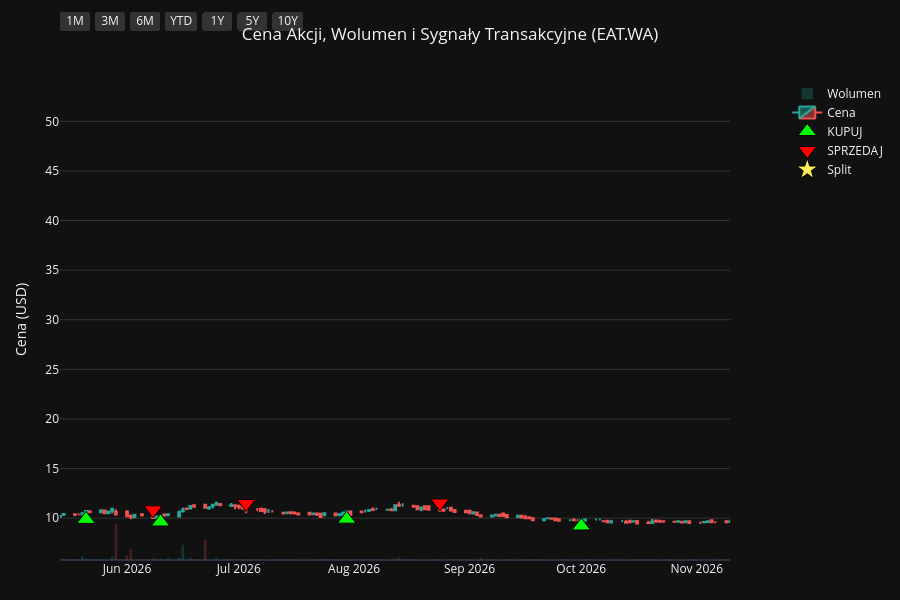
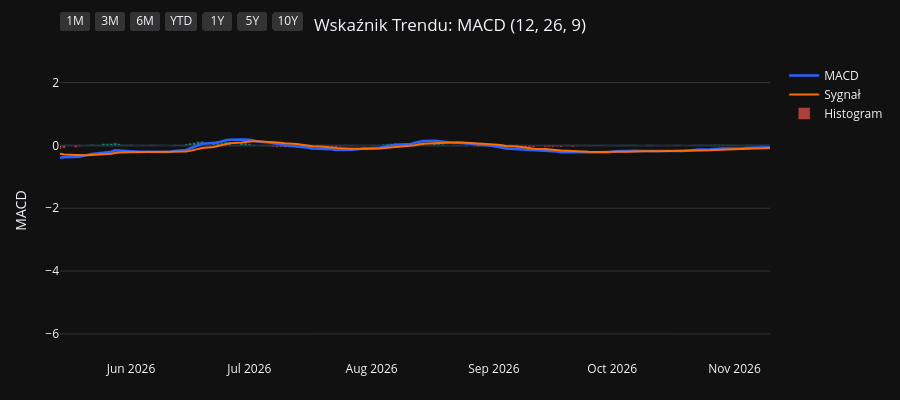
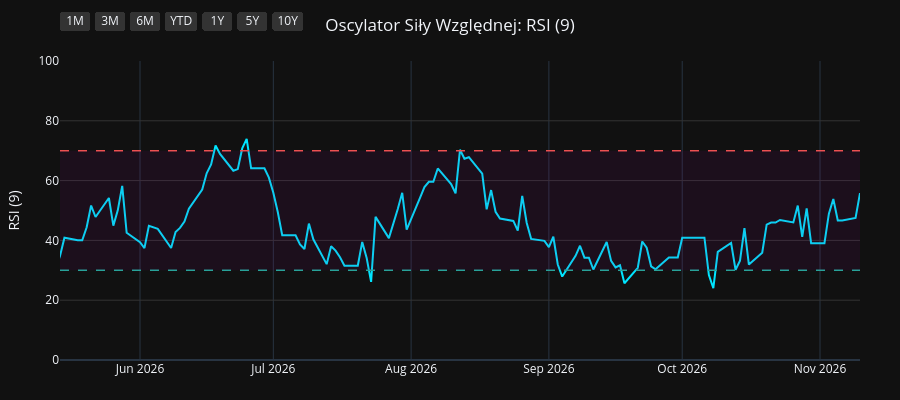
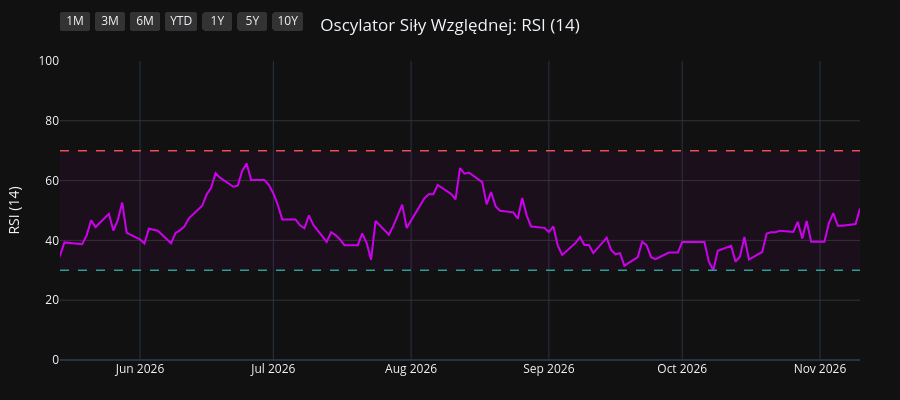

Notebook cell for these charts, in order:
### Code cell
import os
import yfinance as yf
import pandas as pd
import pandas_ta as ta
import plotly.graph_objects as go
from plotly.subplots import make_subplots

# 1. Pobranie i przygotowanie danych
symbol = os.environ.get("STOCK_TICKER", "").strip().upper()
if not symbol:
    raise RuntimeError("Set STOCK_TICKER before running price_extractor.ipynb")
df = yf.Ticker(symbol).history(period="10y")
df.index = df.index.tz_localize(None)

# Wskaźniki i sygnały
df.ta.macd(fast=12, slow=26, signal=9, append=True)
df.ta.rsi(length=9, append=True)
df.ta.rsi(length=14, append=True)
df.ta.rsi(length=21, append=True)
df.dropna(inplace=True)

macd = df['MACD_12_26_9']
signal = df['MACDs_12_26_9']
wczorajszy_macd = macd.shift(1)
wczorajszy_signal = signal.shift(1)

df['Decyzja'] = 'BRAK'
df.loc[(macd > signal) & (wczorajszy_macd <= wczorajszy_signal), 'Decyzja'] = 'KUPUJ'
df.loc[(macd < signal) & (wczorajszy_macd >= wczorajszy_signal), 'Decyzja'] = 'SPRZEDAJ'

df_kupuj = df[df['Decyzja'] == 'KUPUJ']
df_sprzedaj = df[df['Decyzja'] == 'SPRZEDAJ']
df_dywidendy = df[df['Dividends'] > 0]
df_splity = df[df['Stock Splits'] > 0]

# Wspólna konfiguracja osi X
konfiguracja_osi_x = dict(
    type="date",
    showspikes=True, spikemode="across", spikesnap="cursor", spikedash="dot", spikecolor="#ffffff", spikethickness=1, hoverformat="%Y-%m-%d",
    rangeselector=dict(
        buttons=list([
            dict(count=1, label="1M", step="month", stepmode="backward"),
            dict(count=3, label="3M", step="month", stepmode="backward"),
            dict(count=6, label="6M", step="month", stepmode="backward"),
            dict(count=1, label="YTD", step="year", stepmode="todate"),
            dict(count=1, label="1Y", step="year", stepmode="backward"),
            dict(count=5, label="5Y", step="year", stepmode="backward"),
            dict(step="all", label="10Y")
        ]),
        bgcolor="#333333", activecolor="#2962ff", x=0, y=1.1
    )
)

# ==========================================
# WYKRES 1: CENA + WOLUMEN + SYGNAŁY
# ==========================================
fig1 = make_subplots(specs=[[{"secondary_y": True}]])

kolory_wolumenu = ['#26a69a' if row['Close'] >= row['Open'] else '#ef5350' for index, row in df.iterrows()]
fig1.add_trace(go.Bar(x=df.index, y=df['Volume'], marker_color=kolory_wolumenu, opacity=0.25, name='Wolumen'), secondary_y=True)
fig1.add_trace(go.Candlestick(x=df.index, open=df['Open'], high=df['High'], low=df['Low'], close=df['Close'], name='Cena', increasing_line_color='#26a69a', decreasing_line_color='#ef5350'), secondary_y=False)
fig1.add_trace(go.Scatter(x=df_kupuj.index, y=df_kupuj['Low'] * 0.95, customdata=df_kupuj[['Low', 'High']], mode='markers', marker=dict(symbol='triangle-up', size=16, color='#00ff00', line=dict(width=1, color='black')), name='KUPUJ', hovertemplate='KUPUJ<br>Najniższa: %{customdata[0]:.2f}<br>Najwyższa: %{customdata[1]:.2f}<extra></extra>'), secondary_y=False)
fig1.add_trace(go.Scatter(x=df_sprzedaj.index, y=df_sprzedaj['High'] * 1.05, customdata=df_sprzedaj[['Low', 'High']], mode='markers', marker=dict(symbol='triangle-down', size=16, color='#ff0000', line=dict(width=1, color='black')), name='SPRZEDAJ', hovertemplate='SPRZEDAJ<br>Najniższa: %{customdata[0]:.2f}<br>Najwyższa: %{customdata[1]:.2f}<extra></extra>'), secondary_y=False)

if not df_dywidendy.empty:
    fig1.add_trace(go.Scatter(x=df_dywidendy.index, y=df_dywidendy['Low'] * 0.90, mode='markers+text', marker=dict(symbol='circle', size=12, color='#29b6f6', line=dict(width=1, color='white')), text=df_dywidendy['Dividends'].apply(lambda x: f"{x}$"), textposition="bottom center", name='Dywidenda', showlegend=False, hovertemplate='Dywidenda: %{text}<extra></extra>', textfont=dict(color="#29b6f6")), secondary_y=False)
if not df_splity.empty:
                    fig1.add_trace(go.Scatter(x=df_splity.index, y=df_splity['High'], mode='markers+text', marker=dict(symbol='star', size=16, color='#ffee58', line=dict(width=1, color='black')), text=df_splity['Stock Splits'].apply(lambda x: f"{x:g}:1" if x >= 1 else f"1:{1 / x:g}"), textposition="top center", name='Split', hovertemplate='%{text}<extra></extra>', textfont=dict(color="#ffee58")), secondary_y=False)

fig1.update_layout(title=dict(text=f"Cena Akcji, Wolumen i Sygnały Transakcyjne ({symbol})", x=0.5, xanchor='center'), dragmode='pan', xaxis_rangeslider_visible=False, template='plotly_dark', height=600, hovermode='x unified', margin=dict(l=60, r=40, t=60, b=40))
fig1.update_xaxes(**konfiguracja_osi_x)
fig1.update_xaxes(range=[df.index.max() - pd.Timedelta(days=180), df.index.max()])
fig1.update_yaxes(title_text="Cena (USD)", secondary_y=False, gridcolor='#333333')
fig1.update_yaxes(range=[0, df['Volume'].max() * 4], showgrid=False, showticklabels=False, secondary_y=True)
fig1.show(config={'scrollZoom': True})

# ==========================================
# WYKRES 2: WSKAŹNIK MACD
# ==========================================
fig2 = go.Figure()
fig2.add_trace(go.Scatter(x=df.index, y=df['MACD_12_26_9'], line=dict(color='#2962ff', width=2.5), name='MACD'))
fig2.add_trace(go.Scatter(x=df.index, y=df['MACDs_12_26_9'], line=dict(color='#ff6d00', width=2), name='Sygnał'))
kolory_macd = ['#26a69a' if val >= 0 else '#ef5350' for val in df['MACDh_12_26_9']]
fig2.add_trace(go.Bar(x=df.index, y=df['MACDh_12_26_9'], marker_color=kolory_macd, name='Histogram', opacity=0.7))
fig2.update_layout(title=dict(text="Wskaźnik Trendu: MACD (12, 26, 9)", x=0.5, xanchor='center'), dragmode='pan', xaxis_rangeslider_visible=False, template='plotly_dark', height=400, hovermode='x unified', margin=dict(l=60, r=40, t=60, b=40))
fig2.update_xaxes(**konfiguracja_osi_x)
fig2.update_xaxes(range=[df.index.max() - pd.Timedelta(days=180), df.index.max()])
fig2.update_yaxes(title_text="MACD", gridcolor='#333333')
fig2.show(config={'scrollZoom': True})

# ==========================================
# WYKRES 3: OSCYLATOR RSI (9)
# ==========================================
fig3 = go.Figure()
fig3.add_trace(go.Scatter(x=df.index, y=df['RSI_9'], line=dict(color='#00e5ff', width=2), name='RSI (9)'))
fig3.add_hline(y=70, line_dash="dash", line_color="#ef5350", line_width=1.5)
fig3.add_hline(y=30, line_dash="dash", line_color="#26a69a", line_width=1.5)
fig3.add_hrect(y0=30, y1=70, line_width=0, fillcolor="purple", opacity=0.1)
fig3.update_layout(title=dict(text="Oscylator Siły Względnej: RSI (9)", x=0.5, xanchor='center'), dragmode='pan', xaxis_rangeslider_visible=False, template='plotly_dark', height=400, hovermode='x unified', margin=dict(l=60, r=40, t=60, b=40))
fig3.update_xaxes(**konfiguracja_osi_x)
fig3.update_xaxes(range=[df.index.max() - pd.Timedelta(days=180), df.index.max()])
fig3.update_yaxes(title_text="RSI (9)", range=[0, 100], gridcolor='#333333')
fig3.show(config={'scrollZoom': True})

# ==========================================
# WYKRES 4: OSCYLATOR RSI (14)
# ==========================================
fig4 = go.Figure()
fig4.add_trace(go.Scatter(x=df.index, y=df['RSI_14'], line=dict(color='#d500f9', width=2), name='RSI (14)'))
fig4.add_hline(y=70, line_dash="dash", line_color="#ef5350", line_width=1.5)
fig4.add_hline(y=30, line_dash="dash", line_color="#26a69a", line_width=1.5)
fig4.add_hrect(y0=30, y1=70, line_width=0, fillcolor="purple", opacity=0.1)
fig4.update_layout(title=dict(text="Oscylator Siły Względnej: RSI (14)", x=0.5, xanchor='center'), dragmode='pan', xaxis_rangeslider_visible=False, template='plotly_dark', height=400, hovermode='x unified', margin=dict(l=60, r=40, t=60, b=40))
fig4.update_xaxes(**konfiguracja_osi_x)
fig4.update_xaxes(range=[df.index.max() - pd.Timedelta(days=180), df.index.max()])
fig4.update_yaxes(title_text="RSI (14)", range=[0, 100], gridcolor='#333333')
fig4.show(config={'scrollZoom': True})

# ==========================================
# WYKRES 5: OSCYLATOR RSI (21)
# ==========================================
fig5 = go.Figure()
fig5.add_trace(go.Scatter(x=df.index, y=df['RSI_21'], line=dict(color='#64dd17', width=2), name='RSI (21)'))
fig5.add_hline(y=70, line_dash="dash", line_color="#ef5350", line_width=1.5)
fig5.add_hline(y=30, line_dash="dash", line_color="#26a69a", line_width=1.5)
fig5.add_hrect(y0=30, y1=70, line_width=0, fillcolor="purple", opacity=0.1)
fig5.update_layout(title=dict(text="Oscylator Siły Względnej: RSI (21)", x=0.5, xanchor='center'), dragmode='pan', xaxis_rangeslider_visible=False, template='plotly_dark', height=400, hovermode='x unified', margin=dict(l=60, r=40, t=60, b=40))
fig5.update_xaxes(**konfiguracja_osi_x)
fig5.update_xaxes(range=[df.index.max() - pd.Timedelta(days=180), df.index.max()])
fig5.update_yaxes(title_text="RSI (21)", range=[0, 100], gridcolor='#333333')
fig5.show(config={'scrollZoom': True})

### Figure 1 — Plotly figure (JSON) as saved in the notebook; plotly's stock layout.template omitted (floating-point values rounded to 4 significant figures; data arrays with more than 128 entries replaced by an {"elided": "..."} marker saying what was removed)
{"data": [{"marker": {"color": {"elided": "2506 str values"}}, "name": "Wolumen", "opacity": 0.25, "type": "bar", "x": {"elided": "2506 str values"}, "xaxis": "x", "y": {"elided": "2506 int values"}, "yaxis": "y2"}, {"close": {"elided": "2506 float values"}, "decreasing": {"line": {"color": "#ef5350"}}, "high": {"elided": "2506 float values"}, "increasing": {"line": {"color": "#26a69a"}}, "low": {"elided": "2506 float values"}, "name": "Cena", "open": {"elided": "2506 float values"}, "type": "candlestick", "x": {"elided": "2506 str values"}, "xaxis": "x", "yaxis": "y"}, {"customdata": {"elided": "97x2 float values"}, "hovertemplate": "KUPUJ<br>Najniższa: %{customdata[0]:.2f}<br>Najwyższa: %{customdata[1]:.2f}<extra></extra>", "marker": {"color": "#00ff00", "line": {"color": "black", "width": 1}, "size": 16, "symbol": "triangle-up"}, "mode": "markers", "name": "KUPUJ", "type": "scatter", "x": ["2017-01-20T00:00:00", "2017-02-22T00:00:00", "2017-03-28T00:00:00", "2017-04-12T00:00:00", "2017-04-25T00:00:00", "2017-06-01T00:00:00", "2017-07-12T00:00:00", "2017-08-22T00:00:00", "2017-09-20T00:00:00", "2017-10-30T00:00:00", "2017-12-18T00:00:00", "2018-01-23T00:00:00", "2018-02-05T00:00:00", "2018-02-22T00:00:00", "2018-03-06T00:00:00", "2018-04-06T00:00:00", "2018-05-02T00:00:00", "2018-06-25T00:00:00", "2018-07-12T00:00:00", "2018-08-08T00:00:00", "2018-09-18T00:00:00", "2018-11-07T00:00:00", "2018-12-04T00:00:00", "2018-12-31T00:00:00", "2019-01-28T00:00:00", "2019-02-26T00:00:00", "2019-04-26T00:00:00", "2019-05-27T00:00:00", "2019-07-02T00:00:00", "2019-08-27T00:00:00", "2019-10-11T00:00:00", "2019-11-01T00:00:00", "2019-11-08T00:00:00", "2019-11-29T00:00:00", "2020-01-06T00:00:00", "2020-03-31T00:00:00", "2020-05-25T00:00:00", "2020-07-20T00:00:00", "2020-08-12T00:00:00", "2020-10-05T00:00:00", "2020-11-05T00:00:00", "2020-12-09T00:00:00", "2021-01-04T00:00:00", "2021-02-05T00:00:00", "2021-03-17T00:00:00", "2021-04-09T00:00:00", "2021-05-17T00:00:00", "2021-05-28T00:00:00", "2021-07-14T00:00:00", "2021-08-25T00:00:00", "2021-10-11T00:00:00", "2021-12-21T00:00:00", "2022-02-03T00:00:00", "2022-03-18T00:00:00", "2022-05-13T00:00:00", "2022-06-28T00:00:00", "2022-07-14T00:00:00", "2022-10-11T00:00:00", "2022-10-27T00:00:00", "2022-12-12T00:00:00", "2023-01-05T00:00:00", "2023-01-26T00:00:00", "2023-03-30T00:00:00", "2023-04-27T00:00:00", "2023-06-06T00:00:00", "2023-07-12T00:00:00", "2023-09-04T00:00:00", "2023-10-11T00:00:00", "2023-12-06T00:00:00", "2024-01-11T00:00:00", "2024-01-29T00:00:00", "2024-04-10T00:00:00", "2024-04-19T00:00:00", "2024-07-10T00:00:00", "2024-07-25T00:00:00", "2024-08-14T00:00:00", "2024-09-18T00:00:00", "2024-10-21T00:00:00", "2024-11-07T00:00:00", "2025-01-27T00:00:00", "2025-03-13T00:00:00", "2025-03-24T00:00:00", "2025-04-17T00:00:00", "2025-05-28T00:00:00", "2025-06-27T00:00:00", "2025-08-12T00:00:00", "2025-09-12T00:00:00", "2025-10-03T00:00:00", "2025-10-28T00:00:00", "2025-11-26T00:00:00", "2026-01-05T00:00:00", "2026-02-26T00:00:00", "2026-03-23T00:00:00", "2026-05-21T00:00:00", "2026-06-10T00:00:00", "2026-07-30T00:00:00", "2026-10-01T00:00:00"], "xaxis": "x", "y": [28.25, 31.73, 31.83, 32.3, 32.96, 31.74, 33.14, 34.47, 33.9, 33.62, 33.9, 39.08, 38.89, 38.8, 40.87, 41.86, 43.41, 41.62, 41.76, 42.56, 37.76, 37.34, 35.78, 37.67, 35.31, 37.29, 38.28, 35.78, 35.12, 37.29, 43.08, 44.54, 44.73, 42.56, 40.96, 17.42, 23.49, 19.87, 16.89, 17.87, 14.03, 25.47, 26.37, 27.4, 31.17, 30.91, 29.34, 29.17, 25.44, 27.04, 28.51, 25.41, 24.78, 17.95, 15.93, 16.44, 15.91, 16.65, 16.76, 18.17, 17.91, 17.85, 16.91, 16.69, 21.99, 21.94, 26.65, 23.97, 23.35, 24.48, 23.73, 22.46, 21.8, 22.93, 22.18, 21.66, 21.56, 20.29, 19.68, 15.39, 15.82, 15.78, 15.22, 15.59, 14.86, 13.67, 13.67, 13.7, 14.2, 12.95, 12.81, 12.31, 10.58, 9.88, 9.614, 9.899, 9.215], "yaxis": "y"}, {"customdata": {"elided": "96x2 float values"}, "hovertemplate": "SPRZEDAJ<br>Najniższa: %{customdata[0]:.2f}<br>Najwyższa: %{customdata[1]:.2f}<extra></extra>", "marker": {"color": "#ff0000", "line": {"color": "black", "width": 1}, "size": 16, "symbol": "triangle-down"}, "mode": "markers", "name": "SPRZEDAJ", "type": "scatter", "x": ["2017-02-02T00:00:00", "2017-03-02T00:00:00", "2017-04-10T00:00:00", "2017-04-19T00:00:00", "2017-05-08T00:00:00", "2017-06-27T00:00:00", "2017-08-03T00:00:00", "2017-08-30T00:00:00", "2017-10-18T00:00:00", "2017-12-01T00:00:00", "2018-01-10T00:00:00", "2018-01-29T00:00:00", "2018-02-06T00:00:00", "2018-03-02T00:00:00", "2018-03-23T00:00:00", "2018-04-24T00:00:00", "2018-05-16T00:00:00", "2018-07-10T00:00:00", "2018-07-30T00:00:00", "2018-08-10T00:00:00", "2018-10-10T00:00:00", "2018-11-16T00:00:00", "2018-12-21T00:00:00", "2019-01-10T00:00:00", "2019-02-18T00:00:00", "2019-03-25T00:00:00", "2019-05-09T00:00:00", "2019-06-26T00:00:00", "2019-08-05T00:00:00", "2019-10-01T00:00:00", "2019-10-22T00:00:00", "2019-11-07T00:00:00", "2019-11-14T00:00:00", "2019-12-12T00:00:00", "2020-02-07T00:00:00", "2020-05-19T00:00:00", "2020-06-15T00:00:00", "2020-07-27T00:00:00", "2020-09-21T00:00:00", "2020-10-14T00:00:00", "2020-12-04T00:00:00", "2020-12-11T00:00:00", "2021-01-13T00:00:00", "2021-02-25T00:00:00", "2021-03-18T00:00:00", "2021-04-23T00:00:00", "2021-05-24T00:00:00", "2021-06-15T00:00:00", "2021-08-23T00:00:00", "2021-09-07T00:00:00", "2021-11-02T00:00:00", "2022-01-19T00:00:00", "2022-02-21T00:00:00", "2022-04-28T00:00:00", "2022-06-10T00:00:00", "2022-07-06T00:00:00", "2022-08-26T00:00:00", "2022-10-25T00:00:00", "2022-12-07T00:00:00", "2022-12-14T00:00:00", "2023-01-13T00:00:00", "2023-02-20T00:00:00", "2023-04-26T00:00:00", "2023-05-29T00:00:00", "2023-06-07T00:00:00", "2023-08-07T00:00:00", "2023-09-15T00:00:00", "2023-11-15T00:00:00", "2024-01-08T00:00:00", "2024-01-15T00:00:00", "2024-02-29T00:00:00", "2024-04-11T00:00:00", "2024-05-17T00:00:00", "2024-07-24T00:00:00", "2024-08-02T00:00:00", "2024-09-06T00:00:00", "2024-10-04T00:00:00", "2024-10-28T00:00:00", "2024-12-13T00:00:00", "2025-02-27T00:00:00", "2025-03-21T00:00:00", "2025-03-26T00:00:00", "2025-05-12T00:00:00", "2025-06-12T00:00:00", "2025-07-23T00:00:00", "2025-09-08T00:00:00", "2025-09-30T00:00:00", "2025-10-22T00:00:00", "2025-10-29T00:00:00", "2025-12-17T00:00:00", "2026-01-23T00:00:00", "2026-02-27T00:00:00", "2026-04-30T00:00:00", "2026-06-08T00:00:00", "2026-07-03T00:00:00", "2026-08-24T00:00:00"], "xaxis": "x", "y": [33.3, 35.41, 35.88, 35.9, 37.47, 38.09, 38.71, 37.73, 37.7, 38.51, 42.2, 44.03, 44.23, 47.46, 47.04, 48.03, 50.32, 46.11, 46.73, 47.04, 46.52, 43.45, 41.32, 40.9, 41.37, 46.84, 42.05, 38.61, 41.53, 46.84, 48.87, 50.43, 49.85, 48.34, 49.13, 26.49, 27.53, 22.17, 21.13, 18.82, 27.58, 28.73, 30.03, 35.39, 35.54, 34.78, 32.62, 33.37, 30.54, 32.56, 34.24, 29.04, 27.27, 18.94, 18.78, 18.38, 22.48, 18.65, 20.67, 20.97, 20.25, 21.7, 19.05, 23.63, 24.72, 28.78, 30.91, 28.31, 27.16, 27.06, 28.62, 25.45, 28.0, 25.29, 25.45, 23.73, 23.89, 22.43, 21.8, 18.49, 17.93, 18.2, 17.49, 17.09, 16.44, 15.04, 15.25, 15.73, 16.02, 14.5, 14.62, 13.86, 11.84, 10.84, 11.49, 11.53], "yaxis": "y"}, {"hovertemplate": "Dywidenda: %{text}<extra></extra>", "marker": {"color": "#29b6f6", "line": {"color": "white", "width": 1}, "size": 12, "symbol": "circle"}, "mode": "markers+text", "name": "Dywidenda", "showlegend": false, "text": ["0.308168$", "0.308168$"], "textfont": {"color": "#29b6f6"}, "textposition": "bottom center", "type": "scatter", "x": ["2024-12-19T00:00:00", "2025-12-18T00:00:00"], "xaxis": "x", "y": [16.56, 11.88], "yaxis": "y"}, {"hovertemplate": "%{text}<extra></extra>", "marker": {"color": "#ffee58", "line": {"color": "black", "width": 1}, "size": 16, "symbol": "star"}, "mode": "markers+text", "name": "Split", "text": ["10:1"], "textfont": {"color": "#ffee58"}, "textposition": "top center", "type": "scatter", "x": ["2018-10-03T00:00:00"], "xaxis": "x", "y": [47.63], "yaxis": "y"}], "layout": {"dragmode": "pan", "height": 600, "hovermode": "x unified", "margin": {"b": 40, "l": 60, "r": 40, "t": 60}, "title": {"text": "Cena Akcji, Wolumen i Sygnały Transakcyjne (EAT.WA)", "x": 0.5, "xanchor": "center"}, "xaxis": {"anchor": "y", "domain": [0.0, 0.94], "hoverformat": "%Y-%m-%d", "range": ["2026-05-14T00:00:00", "2026-11-10T00:00:00"], "rangeselector": {"activecolor": "#2962ff", "bgcolor": "#333333", "buttons": [{"count": 1, "label": "1M", "step": "month", "stepmode": "backward"}, {"count": 3, "label": "3M", "step": "month", "stepmode": "backward"}, {"count": 6, "label": "6M", "step": "month", "stepmode": "backward"}, {"count": 1, "label": "YTD", "step": "year", "stepmode": "todate"}, {"count": 1, "label": "1Y", "step": "year", "stepmode": "backward"}, {"count": 5, "label": "5Y", "step": "year", "stepmode": "backward"}, {"label": "10Y", "step": "all"}], "x": 0, "y": 1.1}, "rangeslider": {"visible": false}, "showspikes": true, "spikecolor": "#ffffff", "spikedash": "dot", "spikemode": "across", "spikesnap": "cursor", "spikethickness": 1, "type": "date"}, "yaxis": {"anchor": "x", "domain": [0.0, 1.0], "gridcolor": "#333333", "title": {"text": "Cena (USD)"}}, "yaxis2": {"anchor": "x", "overlaying": "y", "range": [0, 30173880], "showgrid": false, "showticklabels": false, "side": "right"}}}

### Figure 2 — Plotly figure (JSON) as saved in the notebook; plotly's stock layout.template omitted (floating-point values rounded to 4 significant figures; data arrays with more than 128 entries replaced by an {"elided": "..."} marker saying what was removed)
{"data": [{"line": {"color": "#2962ff", "width": 2.5}, "name": "MACD", "type": "scatter", "x": {"elided": "2506 str values"}, "y": {"elided": "2506 float values"}}, {"line": {"color": "#ff6d00", "width": 2}, "name": "Sygnał", "type": "scatter", "x": {"elided": "2506 str values"}, "y": {"elided": "2506 float values"}}, {"marker": {"color": {"elided": "2506 str values"}}, "name": "Histogram", "opacity": 0.7, "type": "bar", "x": {"elided": "2506 str values"}, "y": {"elided": "2506 float values"}}], "layout": {"dragmode": "pan", "height": 400, "hovermode": "x unified", "margin": {"b": 40, "l": 60, "r": 40, "t": 60}, "title": {"text": "Wskaźnik Trendu: MACD (12, 26, 9)", "x": 0.5, "xanchor": "center"}, "xaxis": {"hoverformat": "%Y-%m-%d", "range": ["2026-05-14T00:00:00", "2026-11-10T00:00:00"], "rangeselector": {"activecolor": "#2962ff", "bgcolor": "#333333", "buttons": [{"count": 1, "label": "1M", "step": "month", "stepmode": "backward"}, {"count": 3, "label": "3M", "step": "month", "stepmode": "backward"}, {"count": 6, "label": "6M", "step": "month", "stepmode": "backward"}, {"count": 1, "label": "YTD", "step": "year", "stepmode": "todate"}, {"count": 1, "label": "1Y", "step": "year", "stepmode": "backward"}, {"count": 5, "label": "5Y", "step": "year", "stepmode": "backward"}, {"label": "10Y", "step": "all"}], "x": 0, "y": 1.1}, "rangeslider": {"visible": false}, "showspikes": true, "spikecolor": "#ffffff", "spikedash": "dot", "spikemode": "across", "spikesnap": "cursor", "spikethickness": 1, "type": "date"}, "yaxis": {"gridcolor": "#333333", "title": {"text": "MACD"}}}}

### Figure 3 — Plotly figure (JSON) as saved in the notebook; plotly's stock layout.template omitted (floating-point values rounded to 4 significant figures; data arrays with more than 128 entries replaced by an {"elided": "..."} marker saying what was removed)
{"data": [{"line": {"color": "#00e5ff", "width": 2}, "name": "RSI (9)", "type": "scatter", "x": {"elided": "2506 str values"}, "y": {"elided": "2506 float values"}}], "layout": {"dragmode": "pan", "height": 400, "hovermode": "x unified", "margin": {"b": 40, "l": 60, "r": 40, "t": 60}, "shapes": [{"line": {"color": "#ef5350", "dash": "dash", "width": 1.5}, "type": "line", "x0": 0, "x1": 1, "xref": "x domain", "y0": 70, "y1": 70, "yref": "y"}, {"line": {"color": "#26a69a", "dash": "dash", "width": 1.5}, "type": "line", "x0": 0, "x1": 1, "xref": "x domain", "y0": 30, "y1": 30, "yref": "y"}, {"fillcolor": "purple", "line": {"width": 0}, "opacity": 0.1, "type": "rect", "x0": 0, "x1": 1, "xref": "x domain", "y0": 30, "y1": 70, "yref": "y"}], "title": {"text": "Oscylator Siły Względnej: RSI (9)", "x": 0.5, "xanchor": "center"}, "xaxis": {"hoverformat": "%Y-%m-%d", "range": ["2026-05-14T00:00:00", "2026-11-10T00:00:00"], "rangeselector": {"activecolor": "#2962ff", "bgcolor": "#333333", "buttons": [{"count": 1, "label": "1M", "step": "month", "stepmode": "backward"}, {"count": 3, "label": "3M", "step": "month", "stepmode": "backward"}, {"count": 6, "label": "6M", "step": "month", "stepmode": "backward"}, {"count": 1, "label": "YTD", "step": "year", "stepmode": "todate"}, {"count": 1, "label": "1Y", "step": "year", "stepmode": "backward"}, {"count": 5, "label": "5Y", "step": "year", "stepmode": "backward"}, {"label": "10Y", "step": "all"}], "x": 0, "y": 1.1}, "rangeslider": {"visible": false}, "showspikes": true, "spikecolor": "#ffffff", "spikedash": "dot", "spikemode": "across", "spikesnap": "cursor", "spikethickness": 1, "type": "date"}, "yaxis": {"gridcolor": "#333333", "range": [0, 100], "title": {"text": "RSI (9)"}}}}

### Figure 4 — Plotly figure (JSON) as saved in the notebook; plotly's stock layout.template omitted (floating-point values rounded to 4 significant figures; data arrays with more than 128 entries replaced by an {"elided": "..."} marker saying what was removed)
{"data": [{"line": {"color": "#d500f9", "width": 2}, "name": "RSI (14)", "type": "scatter", "x": {"elided": "2506 str values"}, "y": {"elided": "2506 float values"}}], "layout": {"dragmode": "pan", "height": 400, "hovermode": "x unified", "margin": {"b": 40, "l": 60, "r": 40, "t": 60}, "shapes": [{"line": {"color": "#ef5350", "dash": "dash", "width": 1.5}, "type": "line", "x0": 0, "x1": 1, "xref": "x domain", "y0": 70, "y1": 70, "yref": "y"}, {"line": {"color": "#26a69a", "dash": "dash", "width": 1.5}, "type": "line", "x0": 0, "x1": 1, "xref": "x domain", "y0": 30, "y1": 30, "yref": "y"}, {"fillcolor": "purple", "line": {"width": 0}, "opacity": 0.1, "type": "rect", "x0": 0, "x1": 1, "xref": "x domain", "y0": 30, "y1": 70, "yref": "y"}], "title": {"text": "Oscylator Siły Względnej: RSI (14)", "x": 0.5, "xanchor": "center"}, "xaxis": {"hoverformat": "%Y-%m-%d", "range": ["2026-05-14T00:00:00", "2026-11-10T00:00:00"], "rangeselector": {"activecolor": "#2962ff", "bgcolor": "#333333", "buttons": [{"count": 1, "label": "1M", "step": "month", "stepmode": "backward"}, {"count": 3, "label": "3M", "step": "month", "stepmode": "backward"}, {"count": 6, "label": "6M", "step": "month", "stepmode": "backward"}, {"count": 1, "label": "YTD", "step": "year", "stepmode": "todate"}, {"count": 1, "label": "1Y", "step": "year", "stepmode": "backward"}, {"count": 5, "label": "5Y", "step": "year", "stepmode": "backward"}, {"label": "10Y", "step": "all"}], "x": 0, "y": 1.1}, "rangeslider": {"visible": false}, "showspikes": true, "spikecolor": "#ffffff", "spikedash": "dot", "spikemode": "across", "spikesnap": "cursor", "spikethickness": 1, "type": "date"}, "yaxis": {"gridcolor": "#333333", "range": [0, 100], "title": {"text": "RSI (14)"}}}}
